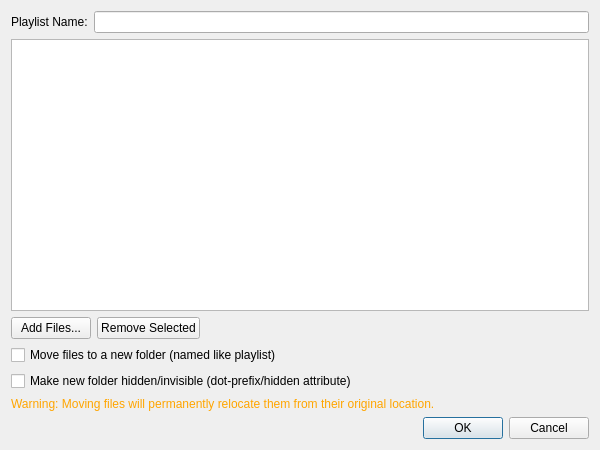
<?xml version="1.0" encoding="UTF-8"?>
<ui version="4.0">
 <class>M3UCreatorDialog</class>
 <widget class="QDialog" name="M3UCreatorDialog">
  <property name="geometry">
   <rect>
    <x>0</x>
    <y>0</y>
    <width>600</width>
    <height>450</height>
   </rect>
  </property>
  <property name="windowTitle">
   <string>M3U Playlist Creator</string>
  </property>
  <layout class="QVBoxLayout" name="verticalLayout_Main">
   <item>
    <layout class="QHBoxLayout" name="horizontalLayout_Top">
     <item>
      <widget class="QLabel" name="labelPlaylistName">
       <property name="text">
        <string>Playlist Name:</string>
       </property>
      </widget>
     </item>
     <item>
      <widget class="QLineEdit" name="playlistNameLineEdit"/>
     </item>
    </layout>
   </item>
   <item>
    <widget class="QListWidget" name="fileListWidget">
     <property name="dragDropMode">
      <enum>QAbstractItemView::DragDrop</enum>
     </property>
     <property name="defaultDropAction">
      <enum>Qt::MoveAction</enum>
     </property>
     <property name="alternatingRowColors">
      <bool>true</bool>
     </property>
     <property name="selectionMode">
      <enum>QAbstractItemView::ExtendedSelection</enum>
     </property>
    </widget>
   </item>
   <item>
    <layout class="QHBoxLayout" name="horizontalLayout_Buttons">
     <item>
      <widget class="QPushButton" name="addFilesButton">
       <property name="text">
        <string>Add Files...</string>
       </property>
      </widget>
     </item>
     <item>
      <widget class="QPushButton" name="removeSelectedButton">
       <property name="text">
        <string>Remove Selected</string>
       </property>
      </widget>
     </item>
     <item>
      <spacer name="horizontalSpacer_Buttons">
       <property name="orientation">
        <enum>Qt::Horizontal</enum>
       </property>
       <property name="sizeHint" stdset="0">
        <size>
         <width>40</width>
         <height>20</height>
        </size>
       </property>
      </spacer>
     </item>
    </layout>
   </item>
   <item>
    <widget class="QCheckBox" name="moveFilesCheckBox">
     <property name="text">
      <string>Move files to a new folder (named like playlist)</string>
     </property>
    </widget>
   </item>
   <item>
    <widget class="QCheckBox" name="hiddenFolderCheckBox">
     <property name="text">
      <string>Make new folder hidden/invisible (dot-prefix/hidden attribute)</string>
     </property>
    </widget>
   </item>
   <item>
    <widget class="QLabel" name="warningLabel">
     <property name="text">
      <string>Warning: Moving files will permanently relocate them from their original location.</string>
     </property>
     <property name="wordWrap">
      <bool>true</bool>
     </property>
     <property name="styleSheet">
      <string>color: orange;</string>
     </property>
    </widget>
   </item>
   <item>
    <widget class="QDialogButtonBox" name="buttonBox">
     <property name="orientation">
      <enum>Qt::Horizontal</enum>
     </property>
     <property name="standardButtons">
      <set>QDialogButtonBox::Cancel|QDialogButtonBox::Ok</set>
     </property>
     <property name="centerButtons">
      <bool>false</bool>
     </property>
    </widget>
   </item>
  </layout>
 </widget>
 <resources/>
 <connections>
  <connection>
   <sender>buttonBox</sender>
   <signal>accepted()</signal>
   <receiver>M3UCreatorDialog</receiver>
   <slot>accept()</slot>
   <hints>
    <hint type="sourcelabel">
     <x>248</x>
     <y>254</y>
    </hint>
    <hint type="destinationlabel">
     <x>157</x>
     <y>274</y>
    </hint>
   </hints>
  </connection>
  <connection>
   <sender>buttonBox</sender>
   <signal>rejected()</signal>
   <receiver>M3UCreatorDialog</receiver>
   <slot>reject()</slot>
   <hints>
    <hint type="sourcelabel">
     <x>316</x>
     <y>260</y>
    </hint>
    <hint type="destinationlabel">
     <x>286</x>
     <y>274</y>
    </hint>
   </hints>
  </connection>
 </connections>
</ui>
